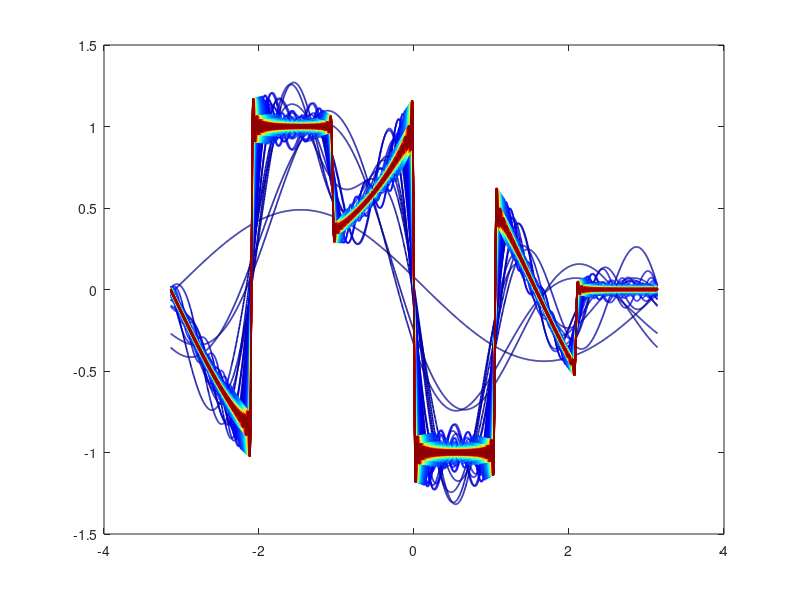

This chart was generated by the following MATLAB code: (Note: this script raises an error after producing the figure.)
clear all, close all, clc
%% Q1
% Define domain
dx = 0.001;
L = pi;
x = (-1+dx:dx:1)*L;
n = length(x);
%nquart = floor(n/6);

% Define hat function
f = 0*x;
f(1:floor(n/6)-1) = sin(x(1:floor(n/6)-1));
f(floor(n/6):floor(2*n/6)-1) = 1;
f(floor(2*n/6):floor(3*n/6)-1) = exp(x(floor(2*n/6):floor(3*n/6)-1));
f(floor(3*n/6):floor(4*n/6)-1) = -1;
f(floor(4*n/6):floor(5*n/6)-1) = cos(x(floor(4*n/6):floor(5*n/6)-1));
figure(1)
%plot(x,f,'-k','LineWidth',1.5), hold on

% Compute Fourier series
CC = jet(150);
A0 = sum(f.*ones(size(x)))*dx;
fFS = A0/2;
for k=1:150
    A(k) = sum(f.*cos(pi*k*x/L))*dx; % Inner product
    B(k) = sum(f.*sin(pi*k*x/L))*dx;
    fFS = fFS + A(k)*cos(k*pi*x/L) + B(k)*sin(k*pi*x/L);
    plot(x,fFS,'-','Color',CC(k,:),'LineWidth',1.2)
    hold on
end

%% Q2
A = imread('dog.jpg'); % Load image
B = rgb2gray(A);
Bnoise = B + uint8(200*randn(size(B)));  % Add some noise
Btshift=fftshift(fft2(Bnoise));
F = log(abs(Btshift)+1);       % Put FFT on log-scale

figure(2)
subplot(2,2,1), imagesc(Bnoise) % Plot image
subplot(2,2,2), imagesc(F)      % Plot FFT

[nx,ny] = size(B);
[X,Y] = meshgrid(-ny/2+1:ny/2,-nx/2+1:nx/2);
R2 = X.^2+Y.^2;
ind = R2<150^2;
Btshiftfilt = Btshift.*ind;
Ffilt = log(abs(Btshiftfilt)+1);  % Put FFT on log-scale
subplot(2,2,3), imagesc(Ffilt)    % Plot filtered FFT

Btfilt = ifftshift(Btshiftfilt);
Bfilt = ifft2(Btfilt);
subplot(2,2,4), imagesc(uint8(real(Bfilt))) % Filtered image
colormap gray

%% Q3
A = imread('dog.jpg');
B = rgb2gray(A);

[C,S] = wavedec2(B,4,'db1');
Csort = sort(abs(C(:))); % Sort by magnitude
figure(3)
subplot(2,2,1)
imagesc(B)
colormap gray
counter = 2;
for keep =  [.1 .03 .001]
    subplot(2,2,counter)
    thresh = Csort(floor((1-keep)*length(Csort)));
    ind = abs(C)>thresh;
    Cfilt = C.*ind;      % Threshold small indices
    
    % Plot Reconstruction
    Arecon=uint8(waverec2(Cfilt,S,'db1'));
    imshow(uint8(Arecon))
    title(['',num2str(keep*100),'%'],'FontSize',12)
    counter = counter + 1;
end

%% Q4
load 'data.csv'
figure(4)
scatter(data(:,1),data(:,2),'bo') % Data
hold on
x = data(:,1)
b = data(:,2)
xgrid = sort(x)
cvx_begin;       % L1 optimization to reject outlier
    variable aL1;     % aL1 is slope to be optimized 
    minimize( norm(aL1*x-b,1) );     % aL1 is robust
cvx_end;

plot(xgrid,xgrid*aL1,'b')         % L1 fit

x_without = data(1:end-1,1)
b_without = data(1:end-1,2)

atrue = x\b;
awithout = x_without\b_without;
plot(xgrid,xgrid*awithout,'k--')       % L2 fit (no outlier)
plot(xgrid,xgrid*atrue,'r--')    % L2 fit (outlier)
legend('Data','L1','L2 (no outlier)','L2 (outlier)')